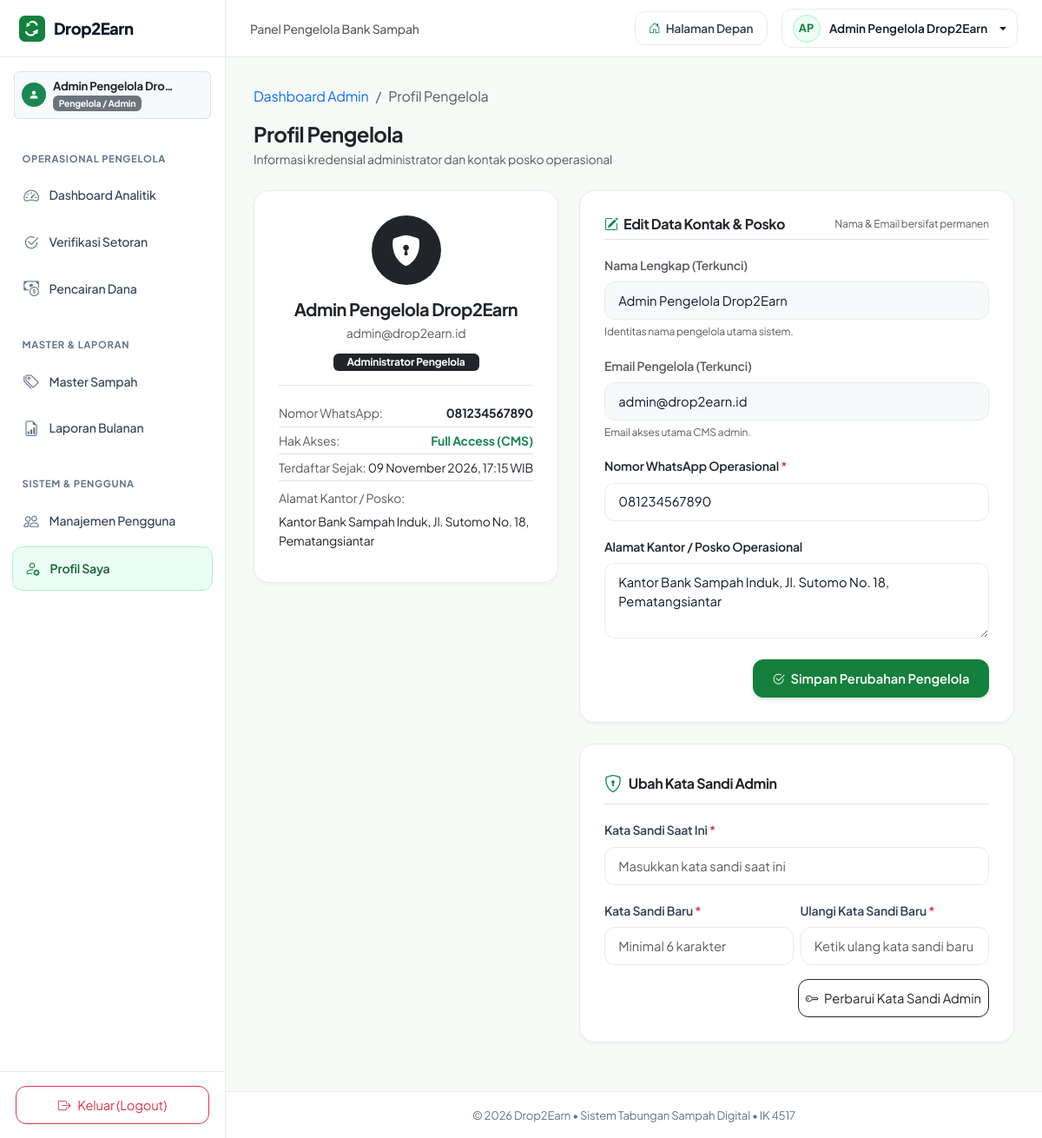
The app's page /admin/profil.php (signed in) with its own data.
### tables this page shows
CREATE TABLE IF NOT EXISTS `users` (
  `id_user` INT(11) NOT NULL AUTO_INCREMENT,
  `nama_lengkap` VARCHAR(100) NOT NULL,
  `email` VARCHAR(100) NOT NULL UNIQUE,
  `password` VARCHAR(255) NOT NULL,
  `no_hp` VARCHAR(20) NOT NULL,
  `alamat` TEXT DEFAULT NULL,
  `role` ENUM('admin', 'nasabah') NOT NULL DEFAULT 'nasabah',
  `saldo` INT(11) NOT NULL DEFAULT 0,
  `created_at` TIMESTAMP NOT NULL DEFAULT CURRENT_TIMESTAMP,
  PRIMARY KEY (`id_user`)
);

### admin/profil.php (the view, shortened to what the rows shown need)
<?php
require_once __DIR__ . '/../config/database.php';
require_once __DIR__ . '/../config/auth_check.php';
$admin = get_auth_user($conn);
require_once __DIR__ . '/../includes/header.php';
?>
<div class="d2e-dashboard-layout">
    <?php require_once __DIR__ . '/../includes/sidebar.php'; ?>
    <div class="d2e-dashboard-main">
        <?php require_once __DIR__ . '/../includes/topbar.php'; ?>
        <main class="d2e-dashboard-content">
            <div class="container-fluid p-0" style="max-width: 980px;">
                <div class="d-flex align-items-center justify-content-between mb-4">
                    <div>
                        <h1 class="h4 fw-bold text-dark mb-1">Profil Pengelola</h1>
                    </div>
                </div>
                <div class="row g-4">
                    <div class="col-12 col-md-5">
                        <div class="d2e-card text-center">
                            <div class="rounded-circle bg-dark text-white mx-auto d-flex align-items-center justify-content-center mb-3" style="width: 80px; height: 80px; font-size: 2.2rem;">
                                <i class="bi bi-shield-lock-fill"></i>
                            </div>
                            <h2 class="h5 fw-bold text-dark mb-1"><?= sanitize($admin['nama_lengkap']) ?></h2>
                            <p class="text-muted small mb-2"><?= sanitize($admin['email']) ?></p>
                            <span class="badge bg-dark px-3 py-1 mb-3">
                                Administrator Pengelola
                            </span>
                            <div class="border-top pt-3 text-start small">
                                <div class="d-flex justify-content-between py-1 border-bottom">
                                    <span class="text-muted">Nomor WhatsApp:</span>
                                    <strong class="text-dark"><?= sanitize($admin['no_hp']) ?></strong>
                                </div>
                                <div class="d-flex justify-content-between py-1 border-bottom">
                                </div>
                                <div class="d-flex justify-content-between py-1 border-bottom">
                                    <span class="text-muted">Terdaftar Sejak:</span>
                                    <span class="text-dark"><?= format_tanggal($admin['created_at']) ?></span>
                                </div>
                                <div class="py-2">
                                    <span class="text-muted d-block mb-1">Alamat Kantor / Posko:</span>
                                    <span class="text-dark"><?= sanitize($admin['alamat'] ?: 'Kantor Bank Sampah Induk') ?></span>
                                </div>
                            </div>
                        </div>
                    </div>
                    <div class="col-12 col-md-7">
                        <div class="d2e-card mb-4">
                            <div class="d-flex align-items-center justify-content-between mb-3 border-bottom pb-2">
                                <h2 class="h6 fw-bold text-dark mb-0">
                                    <i class="bi bi-pencil-square text-success me-1"></i> Edit Data Kontak &amp; Posko
                                </h2>
                            </div>
                            <form action="<?= base_url('admin/profil.php') ?>" method="POST">
                                <div class="mb-3">
                                    <label class="form-label small fw-semibold text-muted">Nama Lengkap (Terkunci)</label>
                                    <input type="text" class="form-control bg-light" value="<?= sanitize($admin['nama_lengkap']) ?>" readonly disabled>
                                    <div class="form-text small" style="font-size: 0.75rem;">Identitas nama pengelola utama sistem.</div>
                                </div>
                                <div class="mb-3">
                                    <label class="form-label small fw-semibold text-muted">Email Pengelola (Terkunci)</label>
                                    <input type="email" class="form-control bg-light" value="<?= sanitize($admin['email']) ?>" readonly disabled>
                                    <div class="form-text small" style="font-size: 0.75rem;">Email akses utama CMS admin.</div>
                                </div>
                                <div class="mb-3">
                                    <label for="admin_no_hp" class="form-label small fw-semibold text-dark">Nomor WhatsApp Operasional <span class="text-danger">*</span></label>
                                    <input type="tel" class="form-control" id="admin_no_hp" name="no_hp" value="<?= sanitize($admin['no_hp']) ?>" required>
                                </div>
                                <div class="mb-4">
                                    <label for="admin_alamat" class="form-label small fw-semibold text-dark">Alamat Kantor / Posko Operasional</label>
                                    <textarea class="form-control" id="admin_alamat" name="alamat" rows="3" placeholder="Alamat posko penerimaan sampah"><?= sanitize($admin['alamat'] ?? '') ?></textarea>
                                </div>
                            </form>
                        </div>
                        <div class="d2e-card">
                            <div class="d-flex align-items-center gap-2 mb-3 border-bottom pb-2">
                                <h2 class="h6 fw-bold text-dark mb-0">Ubah Kata Sandi Admin</h2>
                            </div>
                        </div>
                    </div>
                </div>
            </div>
        </main>
<?php require_once __DIR__ . '/../includes/dashboard_footer.php'; ?>

### includes/sidebar.php (shortened to what the rows shown need)
<?php
$logged_user = isset($conn) ? get_auth_user($conn) : null;
$role = $logged_user['role'] ?? 'nasabah';
?>
<aside class="d2e-sidebar" id="dashboardSidebar">
    <div class="px-3 pt-3 pb-2">
        <div class="d-flex align-items-center justify-content-between p-2 rounded bg-light border">
            <div class="d-flex align-items-center gap-2">
                <div style="line-height: 1.2;">
                    <div class="fw-bold text-dark text-truncate" style="max-width: 140px; font-size: 0.82rem;">
                        <?= sanitize($logged_user['nama_lengkap'] ?? 'Pengguna') ?>
                    </div>
                    <span class="badge bg-secondary" style="font-size: 0.65rem;">
                        <?= $role === 'admin' ? 'Pengelola / Admin' : 'Nasabah Warga' ?>
                    </span>
                </div>
            </div>
        </div>
    </div>
</aside>

### includes/topbar.php (shortened to what the rows shown need)
<?php
$logged_user = isset($conn) ? get_auth_user($conn) : null;
$initials = 'US';
if (!empty($logged_user['nama_lengkap'])) {
    $words = explode(' ', trim($logged_user['nama_lengkap']));
    $initials = strtoupper(substr($words[0], 0, 1) . (isset($words[1]) ? substr($words[1], 0, 1) : ''));
}
?>
<header class="d2e-topbar">
    <div class="d-flex align-items-center gap-2 gap-sm-3">
        <div class="dropdown">
            <button class="d2e-user-pill dropdown-toggle" type="button" data-bs-toggle="dropdown" aria-expanded="false">
                <div class="d2e-user-avatar"><?= $initials ?></div>
                <span class="d-none d-md-inline"><?= sanitize($logged_user['nama_lengkap'] ?? 'Pengguna') ?></span>
            </button>
        </div>
    </div>
</header>

### records on screen
users: nama_lengkap "Admin Pengelola Dro…", nama_lengkap "AP", nama_lengkap "Admin Pengelola Drop2Earn", email "admin@drop2earn.id", no_hp "081234567890", created_at "09 November 2026, 17:15 WIB", alamat "Kantor Bank Sampah Induk, Jl. Sutomo No. 18, Pematangsiantar"
